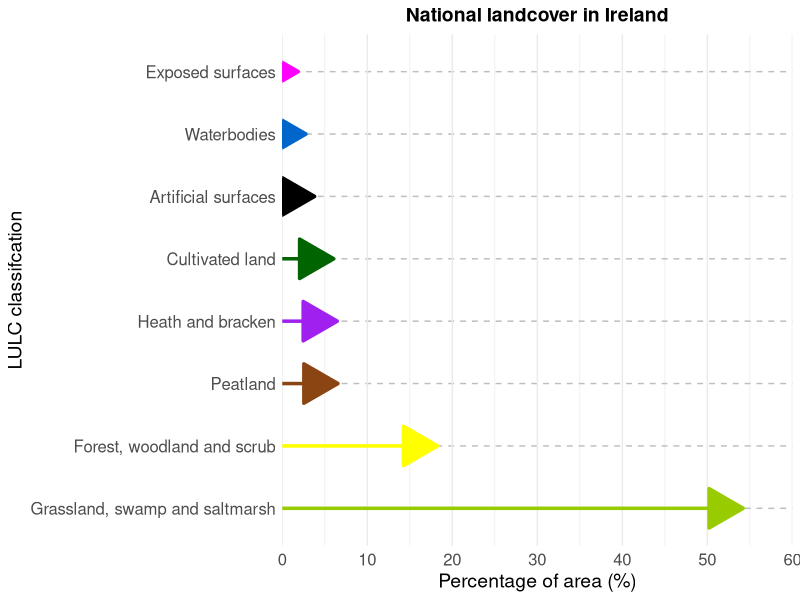

Write R code to recreate this figure.
#Ireland LULC frnm National Landcover Data

# This script was developed by Rosie Mangan
# 
# 1 School of Computer Science and Statistics at Trinity College Dublin, Ireland.

# Script originated Jan 10, 2025
# Last modified Jan 14, 2025
library(ggplot2)
library(grid)

# Data Preparation
Level_1VA <- c("Artificial surfaces", "Exposed surfaces", "Cultivated land", 
               "Forest, woodland and scrub", "Grassland, swamp and saltmarsh", 
               "Peatland", "Heath and bracken", "Waterbodies")
percentages <- c(3.80, 1.88, 6.05, 18.27, 54.21, 6.55, 6.47, 2.79)
colors <- c("black", "magenta", "darkgreen", "yellow", "#99CC00", "chocolate4", "purple", "#0066CC")

# Create a data frame
land_cover_data <- data.frame(
  land_cover = Level_1VA,
  percentages = percentages,
  colors = colors
)

# Sort data frame by percentages (lowest at top)
land_cover_data <- land_cover_data[order(land_cover_data$percentages, decreasing = FALSE), ]

# Create the Horizontal Arrow Plot
library(ggplot2)
library(grid)  # arrow functionality

ggplot(land_cover_data, aes(x = percentages, y = land_cover)) +
  geom_segment(aes(x = 0, xend = percentages, y = land_cover, yend = land_cover, color = land_cover), 
               arrow = arrow(length = unit(1.0, "cm"), type = "closed"), 
               size = 1.2) +  # arrow thickness
  scale_x_continuous(limits = c(0, 60), expand = c(0, 0), breaks = seq(0, 60, 10)) +  # xaxis max at 60%
  scale_y_discrete(limits = rev(land_cover_data$land_cover)) +  # reverse the order for lowest datapoint at top
  scale_color_manual(values = setNames(land_cover_data$colors, land_cover_data$land_cover)) +  # map colours explicitly
  labs(
    title = "National landcover in Ireland",
    x = "Percentage of area (%)",
    y = "LULC classifcation"
  ) +
  theme_minimal() +
  theme(
    panel.grid.major.y = element_line(color = "grey", linetype = "dashed"),  # Add grid lines
    axis.title.x = element_text(size = 14),  # Adjust x-axis title size
    axis.title.y = element_text(size = 14),  # Adjust y-axis title size
    axis.text.y = element_text(size = 12),   # Adjust y-axis text size
    axis.text.x = element_text(size = 12),   # Adjust x-axis text size
    plot.title = element_text(hjust = 0.5, size = 14, face = "bold"),  # Center and bold title
    legend.position = "none"  # Remove legend
  )





